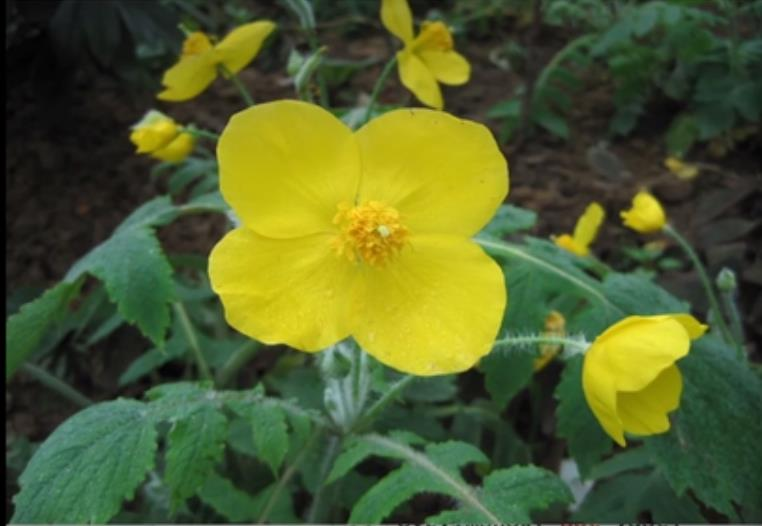
#> input picture opencv_python sample code/图片美化效果/01.jpg, 762 x 526 px
$ jupyter execute '直方图均衡化.ipynb'
#> lines starting #> are read from the running program, lines starting #| are printed output that depends on the picture
[cell 1]
#直方图均衡化
import cv2
import numpy as np

img = cv2.imread('./01.jpg')
#> img is the input picture: shape (526, 762, 3); mean B, G, R 44.6, 94.4, 81.8
# h,w = img.shape[:2] # shape属性是一个有3个元素的元组，我们只需要前面两个
# 灰度化
gray = cv2.cvtColor(img,cv2.COLOR_BGR2GRAY)
cv2.imshow('gray',gray)
# 均衡化
result = cv2.equalizeHist(gray)
cv2.imshow('equalized_gray',result)
cv2.waitKey(0)
cv2.destroyAllWindows()

[cell 2]
# 直方图均衡化方法是单通道处理的，所以彩色图片需要先进行通道分离
import cv2
import numpy as np

img = cv2.imread('./01.jpg')
# h,w = img.shape[:2] # shape属性是一个有3个元素的元组，我们只需要前面两个
# # 灰度化
# gray = cv2.cvtColor(img,cv2.COLOR_BGR2GRAY)
cv2.imshow('org',img)
(b,g,r) = cv2.split(img)
# 均衡化
bh = cv2.equalizeHist(b)
gh = cv2.equalizeHist(g)
rh = cv2.equalizeHist(r)
# 合并通道
dst = cv2.merge((bh,gh,rh))
cv2.imshow('equalize',dst)
cv2.waitKey(0)
cv2.destroyAllWindows()

[cell 3]
# yuv通道均衡化
import cv2
import numpy as np

img = cv2.imread('./01.jpg')
# h,w = img.shape[:2] # shape属性是一个有3个元素的元组，我们只需要前面两个
# YUV分解
yuv_img = cv2.cvtColor(img,cv2.COLOR_BGR2YUV)
#> yuv_img: shape (526, 762, 3); mean of channels 0, 1, 2 85, 108.3, 125.2
cv2.imshow('yuv',yuv_img)
(y,u,v) = cv2.split(yuv_img)
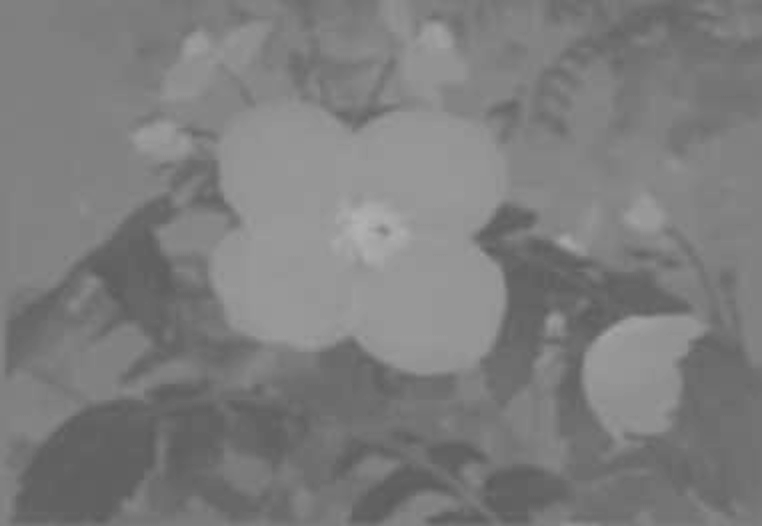
#> v: shape (526, 762); min 92, max 178, mean 125.2

# 均衡化
yh = cv2.equalizeHist(y)
uh = cv2.equalizeHist(u)
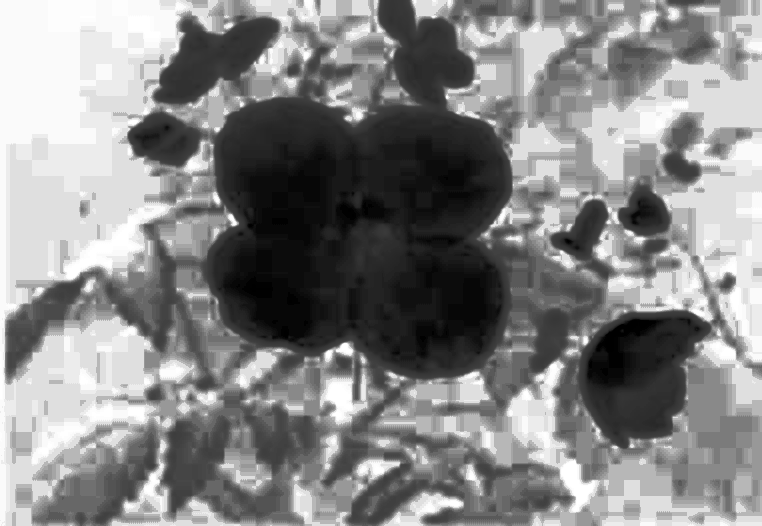
#> uh: shape (526, 762); min 0, max 255, mean 134.5
rh = cv2.equalizeHist(v)
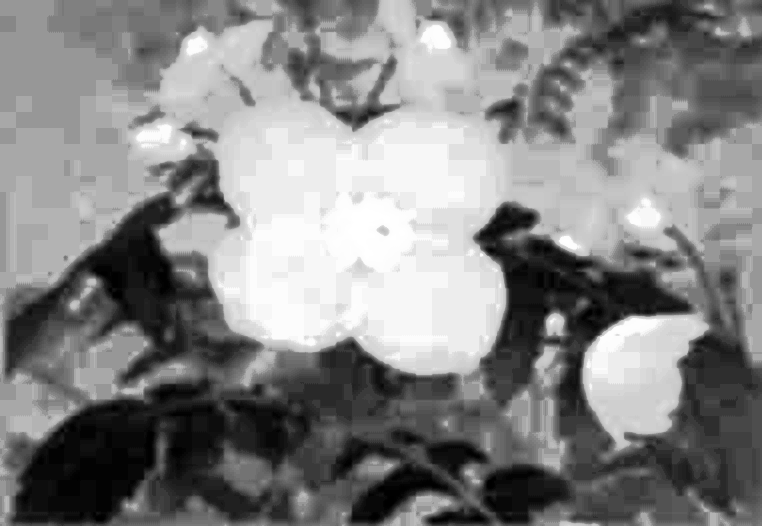
#> rh: shape (526, 762); min 0, max 255, mean 131.4
dst = cv2.merge((yh,uh,rh))
#> dst: shape (526, 762, 3); mean of channels 0, 1, 2 128, 134.5, 131.4
cv2.imshow('equalized_yuv',dst)
# 转化为bgr模式
result = cv2.cvtColor(dst,cv2.COLOR_YUV2BGR)
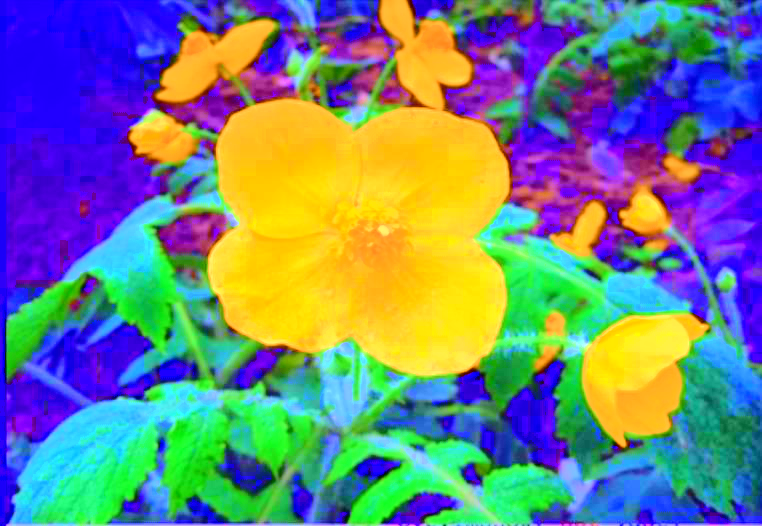
#> result: shape (526, 762, 3); mean B, G, R 132.9, 129.3, 112.4
cv2.imshow("result",result)
cv2.waitKey(0)
cv2.destroyAllWindows()

[cell 4]
# hsv
import cv2
import numpy as np

img = cv2.imread('./01.jpg')
# h,w = img.shape[:2] # shape属性是一个有3个元素的元组，我们只需要前面两个
# bgr->hsv
img_hsv = cv2.cvtColor(img,cv2.COLOR_BGR2HSV)
#> img_hsv: shape (526, 762, 3); mean H, S, V 46.5, 112.7, 97.1
cv2.imshow('hsv',img_hsv)
#通道分离
(h,s,v) = cv2.split(img_hsv)
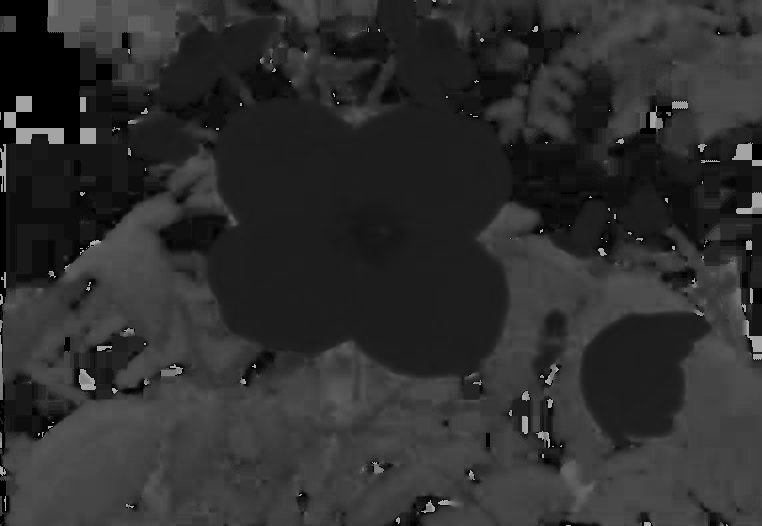
#> h: shape (526, 762); min 0, max 179, mean 46.5
# 均衡化
hh = cv2.equalizeHist(h)
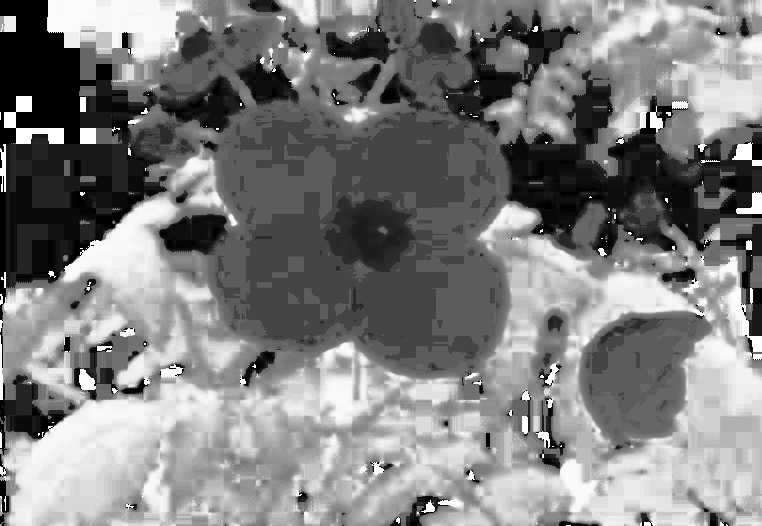
#> hh: shape (526, 762); min 0, max 255, mean 127.5
sh = cv2.equalizeHist(s)
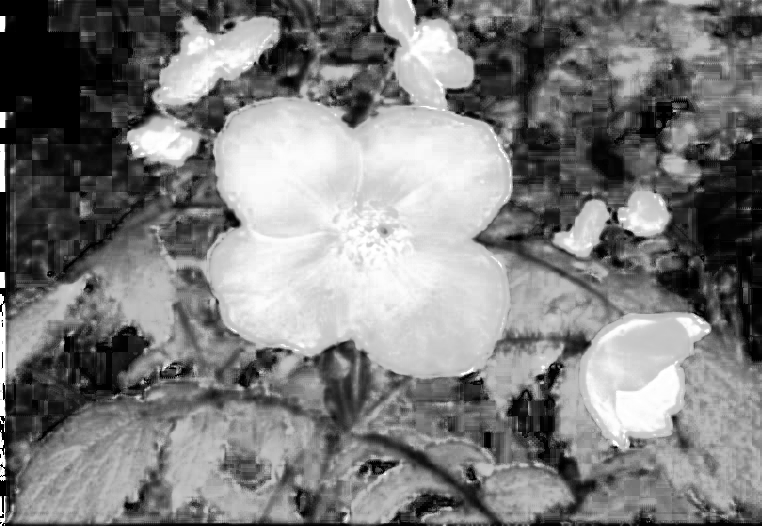
#> sh: shape (526, 762); min 0, max 255, mean 124.6
vh = cv2.equalizeHist(v)
# 通道合并
result_hsv = cv2.merge((hh,sh,vh))
#> result_hsv: shape (526, 762, 3); mean H, S, V 127.5, 124.6, 127.9
cv2.imshow('equalized_hsv',result_hsv)
dst = cv2.cvtColor(result_hsv,cv2.COLOR_HSV2BGR)
cv2.imshow('result',dst)
cv2.waitKey(0)
cv2.destroyAllWindows()

[cell 5]
# hls
import cv2
import numpy as np

img = cv2.imread('./01.jpg')
# h,w = img.shape[:2] # shape属性是一个有3个元素的元组，我们只需要前面两个
# bgr->hsv
img_hls= cv2.cvtColor(img,cv2.COLOR_BGR2HLS)
#> img_hls: shape (526, 762, 3); mean of channels 0, 1, 2 46.4, 69.2, 83.9
cv2.imshow('hls',img_hls)
#通道分离
(h,l,s) = cv2.split(img_hls)
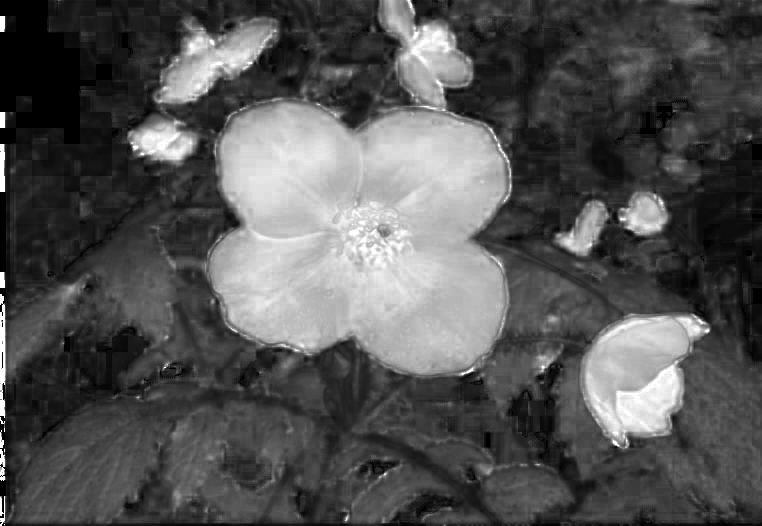
#> s: shape (526, 762); min 0, max 255, mean 83.9
# 均衡化
hh = cv2.equalizeHist(h)
lh = cv2.equalizeHist(l)
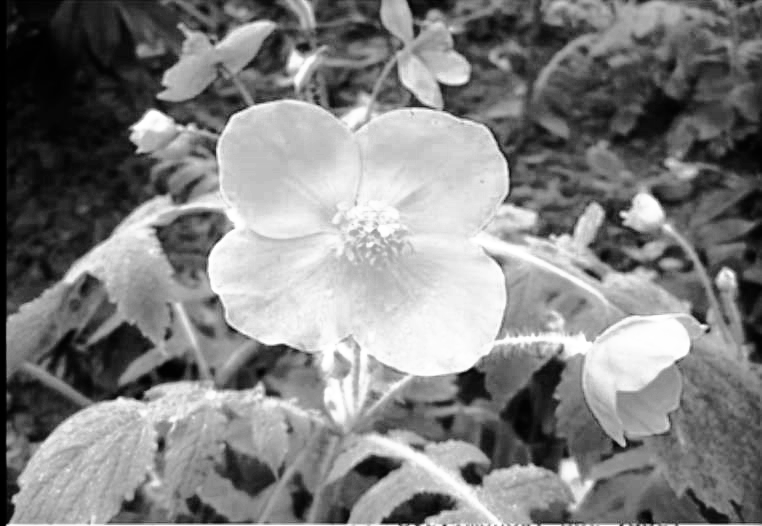
#> lh: shape (526, 762); min 0, max 255, mean 128.3
sh = cv2.equalizeHist(s)

# 通道合并
result_hls = cv2.merge((hh,lh,sh))
#> result_hls: shape (526, 762, 3); mean of channels 0, 1, 2 127.5, 128.3, 124.8
cv2.imshow('equalized_hls',result_hls)
dst = cv2.cvtColor(result_hls,cv2.COLOR_HSV2BGR)
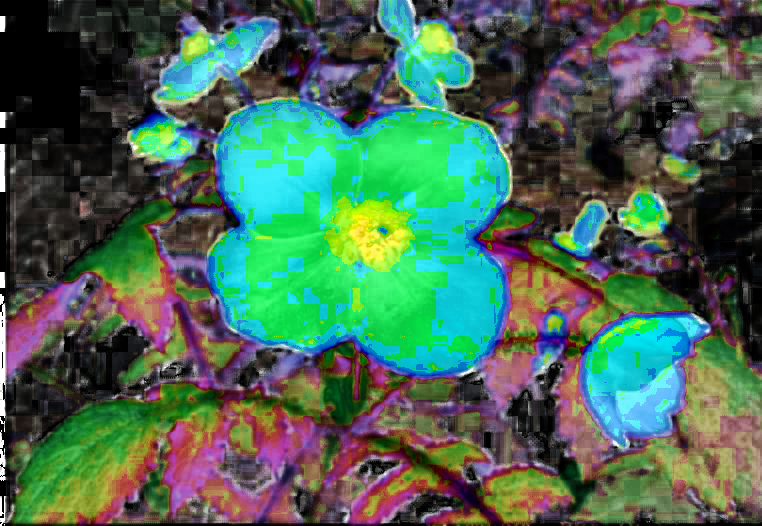
#> dst: shape (526, 762, 3); mean B, G, R 84.6, 104.2, 73.1
cv2.imshow('result',dst)
cv2.waitKey(0)
cv2.destroyAllWindows()

$ run again, with opencv_python sample code/图片美化效果/girl.jpg copied over opencv_python sample code/图片美化效果/01.jpg
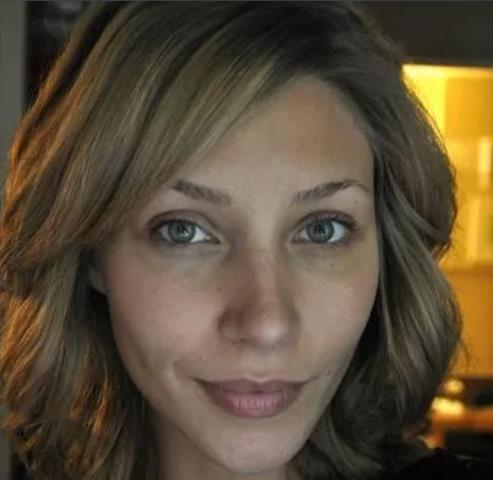
#> input picture opencv_python sample code/图片美化效果/girl.jpg, 493 x 480 px
#> img is the input picture: shape (480, 493, 3); mean B, G, R 56, 76.6, 91
#> yuv_img: shape (480, 493, 3); mean of channels 0, 1, 2 78.5, 117, 138.9
#> img_hsv: shape (480, 493, 3); mean H, S, V 21.2, 88, 91
#> result_hsv: shape (480, 493, 3); mean H, S, V 133.4, 128, 128.3
#> img_hls: shape (480, 493, 3); mean of channels 0, 1, 2 21.2, 73.6, 61.5
#> `sh = cv2.equalizeHist(s)`:
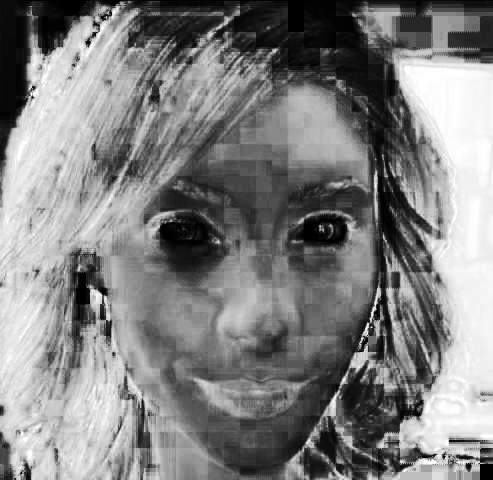
#> sh: shape (480, 493); min 0, max 255, mean 128.5
#> result_hls: shape (480, 493, 3); mean of channels 0, 1, 2 133.5, 128.5, 128.5
#> `dst = cv2.cvtColor(result_hls,cv2.COLOR_HSV2BGR)`:
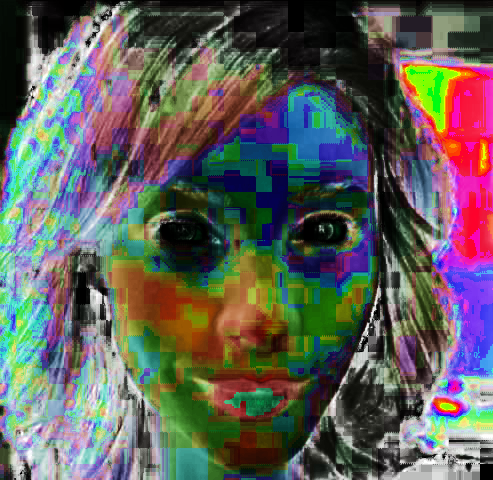
#> dst: shape (480, 493, 3); mean B, G, R 91, 95.1, 96
